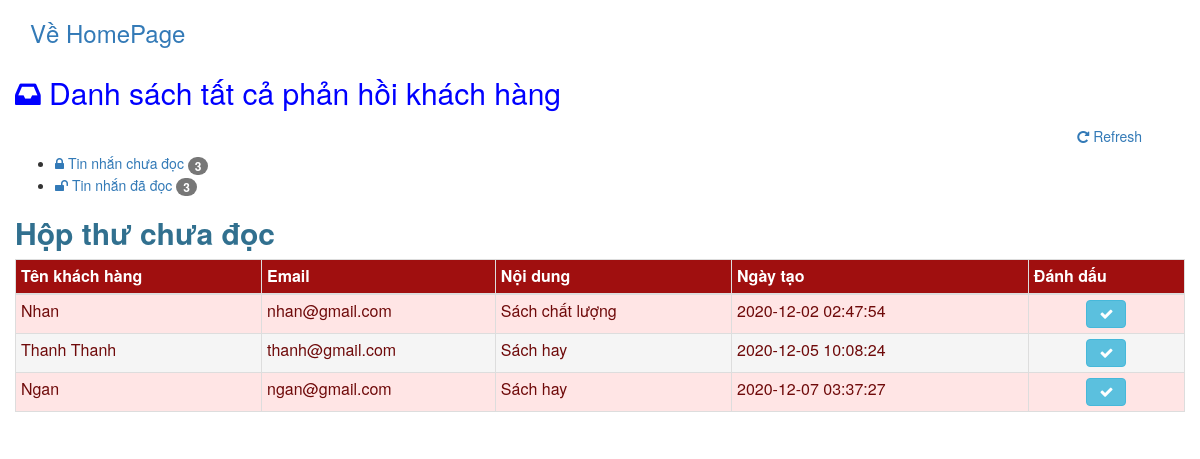
The page /bansach3/admin/index.php?controller=response (signed in) on the database its author committed.
### tables this page shows
CREATE TABLE `phanhois` (
  `id` int(11) NOT NULL,
  `hoten` varchar(255) DEFAULT NULL,
  `email` varchar(255) DEFAULT NULL,
  `noidung` longtext DEFAULT NULL,
  `ngaytao` timestamp NOT NULL DEFAULT current_timestamp(),
  `read_msg` tinyint(4) NOT NULL DEFAULT 0
);

### bansach3/admin/model/db.php (called while the page is built, shortened)
<?php
class Database{
	private $hostname='localhost';
	private $username='root';
	private $passwd='';
	private $dbname='bookstore';
	public $conn=NULL;
	private function connect(){
		$this->conn=new mysqli($this->hostname,$this->username,$this->passwd,$this->dbname);
		if(!$this->conn){
			echo "Kết nối thất bại";
			exit();
		}
		else{
			mysqli_set_charset($this->conn,'utf8');
		}
		return $this->conn;
	}
	public function execute($sql)
	{
		$execute=$this->conn->query($sql);
		return $execute;
	}
	public function select($query){
  		$select = $this->execute($query);
  		if($select->num_rows > 0){
    		return $select;
  		} else {
    		return false;
  		}
 	}
}
?>

### bansach3/admin/controller/users_controller.php (called while the page is built, shortened)
<?php
 include_once("model/users.php");
 class users_controller{
	function loadMsg_Unread(){
		$m_admin = new User();
		$tinnhan = $m_admin->loadMsg_Unread();
		return $tinnhan;
	}
	function loadMsg_read(){
		$m_admin = new User();
		$tinnhan = $m_admin->loadMsg_read();
		return $tinnhan;
	}
 }
 ?>

### bansach3/admin/model/users.php (called while the page is built, shortened)
<?php
		include_once ("model/db.php");
		class User extends Database
		{
			function loadMsg_Unread(){
				$sql = "SELECT * FROM phanhois ph WHERE ph.read_msg = 0 ";
				$result=$this->select($sql);
				return $result;
			}
			function loadMsg_read(){
				$sql = "SELECT * FROM phanhois ph WHERE ph.read_msg = 1 ";
				return $this->select($sql);
			}
		}
?>

### bansach3/admin/view/response.php (the view, shortened to what this page needs)
<?php
    include_once("controller/users_controller.php");
    $c_admin = new users_controller();
    $tinnhan = $c_admin->loadMsg_Unread();
    $tinnhan_read = $c_admin->loadMsg_read();
	$msg_unread= mysqli_num_rows($tinnhan);
	$msg_read= mysqli_num_rows ($tinnhan_read);
?>
<link rel="stylesheet" href="http://maxcdn.bootstrapcdn.com/bootstrap/3.2.0/css/bootstrap.min.css">
<link rel="stylesheet" href="http://maxcdn.bootstrapcdn.com/font-awesome/4.3.0/css/font-awesome.min.css">
<div class="header-area">
        <div class="container">
            <div class="row">
                <div class="col-md-12">
					<h3 ><a href="index.php">Về HomePage</a></h3>
                </div>
            </div>
        </div>
</div>
<div class="container-fluid" >
    <div class="row col-md-12">
        <h2 style="color: blue;"><em class="fa fa-inbox"></em> Danh sách tất cả phản hồi khách hàng</h2>
        <div>
			<div class="box-content">
				<div class="btn-toolbar pull-right clearfix">
					<div class="btn-group">
						<a class="btn btn-block btn-social btn-dropbox show-tooltip" title="Cập nhật -Làm mới" href="?controller=response">
							<i class="fa fa-repeat"></i> Refresh
						</a>
					</div>
				</div>
			</div>
		</div>
	</div>
    <div class="row">
        <div class="col-md-12">
            <div class="product-inner">
				<div role="tabpanel">
				<ul class="product-tab" role="tablist">
					<li role="presentation" class="active">
						<a href="#home" aria-controls="home" role="tab" data-toggle="tab">
							<i class="fa fa-lock"></i>  Tin nhắn chưa đọc <span class="badge"><?php  echo ( $msg_unread ); ?></span></a>
					</li>
					<li role="presentation">
						<a href="#profile" aria-controls="profile" role="tab" data-toggle="tab">
							<i class="fa fa-unlock"></i> Tin nhắn đã đọc <span class="badge"><?php  echo ( $msg_read ); ?></span></a>
					</li>
				</ul>
				<div class="tab-content">
					<div role="tabpanel" class="tab-pane fade in active" id="home">
						<h2 class="text text-info"><b>Hộp thư chưa đọc</b></h2>
						<div class="submit-review" style="color: green;">
								<table class="table table-condensed table-bordered" border="1">
							<thead>
								<tr>
									<th>Tên khách hàng</th>
									<th>Email</th>
									<th>Nội dung</th>
									<th>Ngày tạo</th>
									<th>Đánh dấu</th>
								</tr>
							</thead>
							<tbody id="data">
								<?php
									if ( $msg_unread > 0) {
										while($row = $tinnhan->fetch_assoc()) {
											echo '
											<tr>
												<td>'.$row["hoten"]. '</td>
												<td width="20%">'.$row["email"]. '</td>
												<td>'.$row["noidung"]. '</td>
												<td>'.$row["ngaytao"]. '</td>
												<td style="text-align: center;"><a class="btn btn-info show-tooltip" title="Đánh dấu đã đọc" onclick="return confirm(\'Bạn chắc muốn đánh đấu đọc tin này rồi chứ?\')"  href="?controller=admin_readmsg&maph='.$row["id"].'"><em class="fa fa-check"></em></a></td>
											</tr> ';
										}
									}
								?>
							</tbody>
						</table>
						</div>
					</div>
				</div>
				</div>
				</div>
        </div>
    </div>
</div>

### bansach3/admin/view/response.php (style rules this page uses)
table[border="1"] { border-collapse:collapse; color:#6F0A0A; }
table[border="1"] tr { background:#FFE5E5; }
table[border="1"] th, table[border="1"] td { vertical-align:top; padding:5px 10px; border:1px solid #fff; }
table[border="1"] tr:nth-child(even) { background:#f5f5f5; }
table[border="1"] th { background:#A00F0F; color:#fff; font-weight:bold; }

### rows shown on the page
phanhois: hoten "Nhan", email "nhan@gmail.com", noidung "Sách chất lượng", ngaytao "2020-12-02 02:47:54"
phanhois: hoten "Thanh Thanh", email "thanh@gmail.com", noidung "Sách hay", ngaytao "2020-12-05 10:08:24"
phanhois: hoten "Ngan", email "ngan@gmail.com", noidung "Sách hay", ngaytao "2020-12-07 03:37:27"

### other values the page prints
$msg_unread "3"
$msg_read "3"
